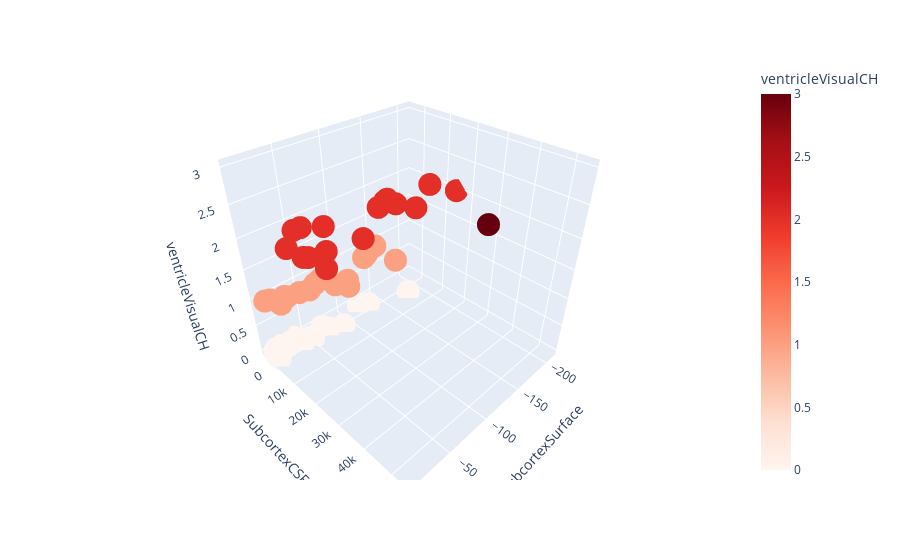

Notebook cell for this chart:
### Code cell
# Example usage
plot = generate_scatterplot(dataframe=data_df, 
                            data_dict=data_dict,
                            correlation=True,
                            palette='Reds',
                            out_dir=out_dir)
plot

### Figure 1 — Plotly figure (JSON) as saved in the notebook; plotly's stock layout.template omitted (floating-point values rounded to 4 significant figures)
{"data": [{"hovertemplate": "SubcortexSurface=%{x}<br>SubcortexCSF=%{y}<br>ventricleVisualCH=%{marker.color}<extra></extra>", "legendgroup": "", "marker": {"color": [0, 1, 2, 2, 0, 0, 2, 2, 2, 1, 2, 2, 2, 2, 1, 0, 1, 2, 0, 0, 2, 2, 0, 1, 1, 1, 2, 1, 0, 1, 0, 2, 0, 0, 2, 0, 0, 1, 1, 1, 0, 2, 0, 3, 0, 1, 1, 1, 1, 0], "coloraxis": "coloraxis", "symbol": "circle"}, "mode": "markers", "name": "", "scene": "scene", "showlegend": false, "type": "scatter3d", "x": [-35.25, -13.2, -68.25, -202.2, -19.55, -67.15, -52.12, -211.0, -154.4, -8.889, -44.45, -129.0, -44.62, -142.2, -26.19, -119.4, -49.51, -80.47, -20.24, -29.92, -27.98, -22.91, -10.51, -80.68, -145.6, -27.64, -29.06, -17.17, -129.7, -66.91, -7.342, -25.25, -71.34, -18.26, -146.2, -86.23, -37.96, -39.97, -59.29, -72.7, -178.8, -147.0, -49.35, -81.04, -7.11, -130.5, -124.8, -86.33, -149.0, -46.92], "y": [-4798.0, -2519.0, 3965.0, 6596.0, -2723.0, -2620.0, 121.6, 15110.0, 14050.0, -3033.0, 14220.0, 6362.0, -15.27, 4919.0, -981.6, -2503.0, 1551.0, 16070.0, -2329.0, -3660.0, 13260.0, 6162.0, -4353.0, 8107.0, 7945.0, -270.7, 20160.0, 1294.0, -881.8, -370.6, -1184.0, 12400.0, -316.8, -4482.0, 8310.0, 1682.0, -693.0, 513.5, 259.6, 4830.0, 3854.0, 4479.0, 10.7, 53880.0, 143.8, -790.8, -113.8, 5588.0, -2716.0, -1167.0], "z": [0, 1, 2, 2, 0, 0, 2, 2, 2, 1, 2, 2, 2, 2, 1, 0, 1, 2, 0, 0, 2, 2, 0, 1, 1, 1, 2, 1, 0, 1, 0, 2, 0, 0, 2, 0, 0, 1, 1, 1, 0, 2, 0, 3, 0, 1, 1, 1, 1, 0]}], "layout": {"coloraxis": {"colorbar": {"title": {"text": "ventricleVisualCH"}}, "colorscale": [[0, "rgb(255,245,240)"], [0.125, "rgb(254,224,210)"], [0.25, "rgb(252,187,161)"], [0.375, "rgb(252,146,114)"], [0.5, "rgb(251,106,74)"], [0.625, "rgb(239,59,44)"], [0.75, "rgb(203,24,29)"], [0.875, "rgb(165,15,21)"], [1, "rgb(103,0,13)"]]}, "legend": {"tracegroupgap": 0}, "margin": {"t": 60}, "scene": {"domain": {"x": [0, 1], "y": [0, 1]}, "xaxis": {"title": {"text": "SubcortexSurface"}}, "yaxis": {"title": {"text": "SubcortexCSF"}}, "zaxis": {"title": {"text": "ventricleVisualCH"}}}}}
